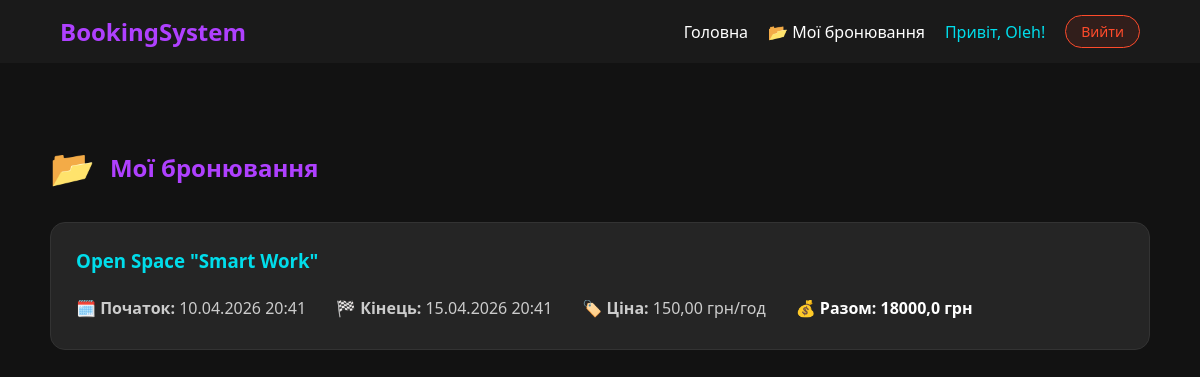
The page /my-bookings/ (signed in) on the database as committed earlier.
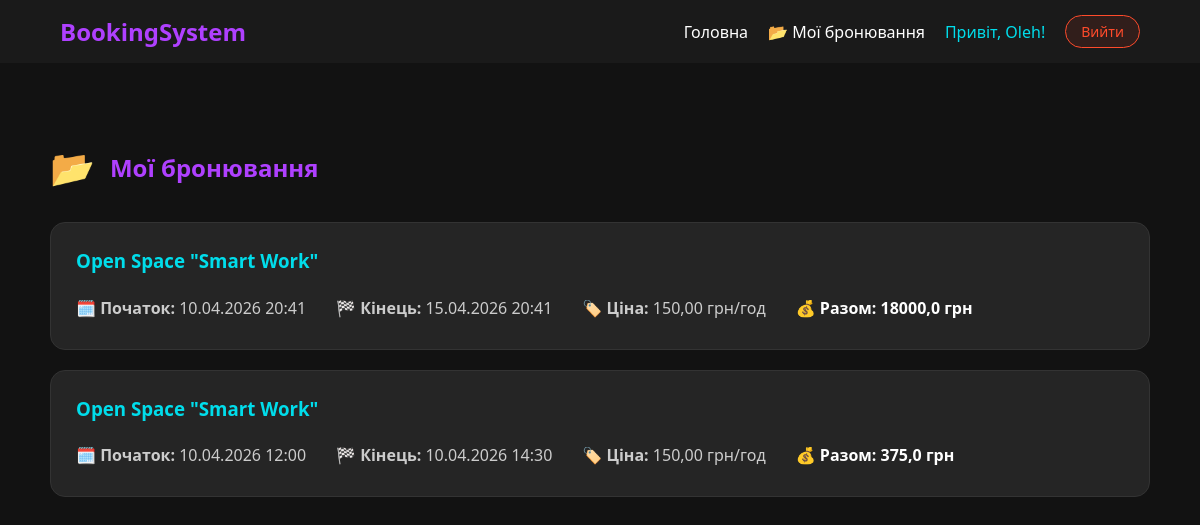
The same page on the database as committed later.
### core/models.py (models this page shows, shortened)
class Booking(models.Model):
    user = models.ForeignKey(User, on_delete=models.CASCADE, verbose_name="Користувач")
    room = models.ForeignKey(Room, on_delete=models.CASCADE, verbose_name="Кімната")
    start_time = models.DateTimeField(verbose_name="Початок бронювання")
    end_time = models.DateTimeField(verbose_name="Кінець бронювання")
    created_at = models.DateTimeField(auto_now_add=True, verbose_name="Дата створення")
    @property
    def total_price(self):
        if self.start_time and self.end_time:
            duration = self.end_time - self.start_time
            hours = duration.total_seconds() / 3600
            if hours > 0:
                return round(float(self.room.price_per_hour) * hours, 2)
        return 0
    class Meta:
        verbose_name = "Бронювання"
        verbose_name_plural = "Бронювання"

class Room(models.Model):
    category = models.ForeignKey(Category, on_delete=models.CASCADE, related_name='rooms', verbose_name="Категорія")
    name = models.CharField(max_length=100, verbose_name="Назва кімнати/місця")
    description = models.TextField(verbose_name="Опис")
    capacity = models.PositiveIntegerField(verbose_name="Місткість (осіб)")
    price_per_hour = models.DecimalField(max_digits=10, decimal_places=2, verbose_name="Ціна за годину")
    image = models.ImageField(upload_to='rooms/', blank=True, null=True, verbose_name="Фото")
    class Meta:
        verbose_name = "Кімната"
        verbose_name_plural = "Кімнати"

### core/views.py (the view)
# urls.py: path('my-bookings/', views.my_bookings, name='my_bookings'),
@login_required
def my_bookings(request):
    bookings = Booking.objects.filter(user=request.user).order_by('-start_time')
    return render(request, 'core/my_bookings.html', {'bookings': bookings})

### core/templates/core/my_bookings.html (shortened to what this page needs)
{% extends 'core/base.html' %}
{% block content %}
<div style="max-width: 1100px; margin: 40px auto; padding: 20px;">
    <h2 style="color: #af40ff; display: flex; align-items: center; gap: 15px; margin-bottom: 30px;">
        <span style="font-size: 1.5em;">📂</span> Мої бронювання
    </h2>
    {% for booking in bookings %}
    <div style="background: #252525; border-radius: 15px; padding: 25px; margin-bottom: 20px; border: 1px solid #333; display: flex; justify-content: space-between; align-items: center;">
        <div>
            <h3 style="color: #00ddeb; margin-top: 0;">{{ booking.room.name }}</h3>
            <div style="display: flex; gap: 30px; color: #ccc; flex-wrap: wrap;">
                <p style="margin: 5px 0;">🗓️ <strong>Початок:</strong> {{ booking.start_time|date:"d.m.Y H:i" }}</p>
                <p style="margin: 5px 0;">🏁 <strong>Кінець:</strong> {{ booking.end_time|date:"d.m.Y H:i" }}</p>
                <p style="margin: 5px 0;">🏷️ <strong>Ціна:</strong> {{ booking.room.price_per_hour }} грн/год</p>
                <p style="margin: 5px 0; color: #fff; font-weight: bold;">
                    💰 Разом: {{ booking.total_price }} грн
                </p>
            </div>
        </div>
    </div>
    {% empty %}
    <p style="color: #888; text-align: center; margin-top: 50px;">У вас поки немає бронювань.</p>
    {% endfor %}
</div>
{% endblock %}

### core/templates/core/base.html (shortened to what this page needs)
{% load static %}
<!DOCTYPE html>
<html lang="uk">
<head>
    <link rel="stylesheet" href="{% static 'css/style.css' %}">
</head>
<body style="background-color: #121212; color: white; margin: 0; font-family: 'Segoe UI', Tahoma, Geneva, Verdana, sans-serif;">
    <nav>
        <a href="{% url 'room_list' %}" style="color: #af40ff; text-decoration: none; font-weight: bold; font-size: 1.5em; margin-right: auto;">BookingSystem</a>
        <a href="{% url 'room_list' %}" style="color: white; text-decoration: none;">Головна</a>
        {% if user.is_authenticated %}
            <a href="{% url 'my_bookings' %}" style="color: white; text-decoration: none;">📂 Мої бронювання</a>
            <span style="color: #00ddeb;">Привіт, {{ user.username }}!</span>
            <form action="{% url 'logout' %}" method="post" style="display: inline;">
                <button type="submit" class="logout-btn">Вийти</button>
            </form>
        {% else %}
            <a href="{% url 'login' %}" style="color: white; text-decoration: none;">Увійти</a>
            <a href="{% url 'signup' %}" style="color: #af40ff; text-decoration: none;">Реєстрація</a>
        {% endif %}
    </nav>
    <div class="container">
        {% block content %}
        {% endblock %}
    </div>
</body>
</html>

### core/static/css/style.css (style rules this page uses)
body { background-color: #1a1a1a; color: #ffffff; font-family: -apple-system, BlinkMacSystemFont, 'Segoe UI', Roboto, sans-serif; margin: 0; }

### core/templates/core/base.html (style rules this page uses)
.logout-btn { background: rgba(255, 75, 43, 0.1); border: 1px solid #ff4b2b; color: #ff4b2b; padding: 6px 15px; border-radius: 20px; cursor: pointer; font-size: 14px; transition: 0.3s; font-family: inherit; }
nav { display: flex; align-items: center; gap: 20px; padding: 15px 5%; background: #1a1a1a; }

Rows that differ between the two databases and show on the page:
added Booking: room.name "Open Space \"Smart Work\"", start_time "10.04.2026 12:00", end_time "10.04.2026 14:30", room.price_per_hour "150,00", total_price "375,0"
